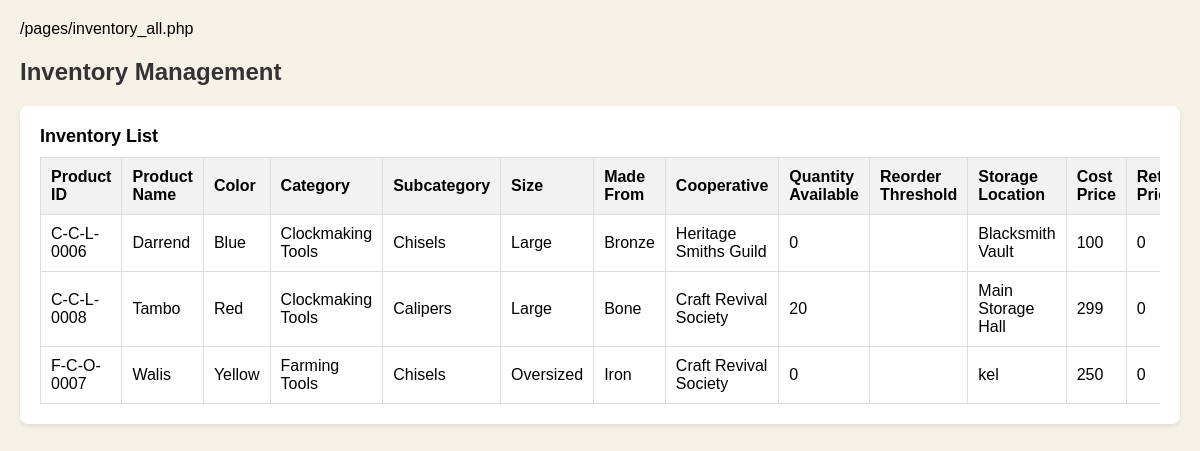
The app's page /pages/inventory_all.php (signed in) with its own data.
### tables this page shows
CREATE TABLE `tblinventory` (
  `inventory_id` int(11) NOT NULL AUTO_INCREMENT,
  `product_id` varchar(128) DEFAULT '',
  `product_name` varchar(128) DEFAULT '',
  `color` varchar(128) DEFAULT '',
  `categoryid` int(11) DEFAULT 0,
  `subcategoryid` int(11) DEFAULT 0,
  `sizesid` int(11) DEFAULT 0,
  `madefromid` int(11) DEFAULT 0,
  `cooperativeid` int(11) DEFAULT 0,
  `qty_available` double DEFAULT 0,
  `reorder_threshold` varchar(128) DEFAULT '',
  `storageid` int(11) DEFAULT 0,
  `cost_price` double DEFAULT 0,
  `retail_price` double DEFAULT 0,
  `unitid` int(11) DEFAULT 0,
  `created_at` timestamp NOT NULL DEFAULT current_timestamp(),
  `current_stock` double DEFAULT 0,
  `current_stock_date` datetime DEFAULT NULL,
  `new_stock` double DEFAULT 0,
  `new_stock_date` datetime DEFAULT NULL,
  `total_stock` double DEFAULT 0,
  PRIMARY KEY (`inventory_id`)
);

CREATE TABLE `tblcategory` (
  `categoryid` int(11) NOT NULL AUTO_INCREMENT,
  `category` varchar(128) DEFAULT '',
  `is_archived` varchar(128) DEFAULT 'No',
  PRIMARY KEY (`categoryid`)
);

CREATE TABLE `tblsubcategory` (
  `subcategoryid` int(11) NOT NULL AUTO_INCREMENT,
  `subcategory` varchar(128) DEFAULT '',
  `is_archived` varchar(128) DEFAULT 'No',
  PRIMARY KEY (`subcategoryid`)
);

CREATE TABLE `tblsizes` (
  `sizesid` int(11) NOT NULL AUTO_INCREMENT,
  `size` varchar(128) DEFAULT '',
  `is_archived` varchar(128) DEFAULT 'No',
  PRIMARY KEY (`sizesid`)
);

CREATE TABLE `tblmadefrom` (
  `madefromid` int(11) NOT NULL AUTO_INCREMENT,
  `madefrom` varchar(128) DEFAULT '',
  `is_archived` varchar(128) DEFAULT 'No',
  PRIMARY KEY (`madefromid`)
);

CREATE TABLE `tblcooperative` (
  `cooperativeid` int(11) NOT NULL AUTO_INCREMENT,
  `cooperative` varchar(128) DEFAULT '',
  `is_archived` varchar(128) DEFAULT 'No',
  PRIMARY KEY (`cooperativeid`)
);

CREATE TABLE `tblstorage` (
  `storageid` int(11) NOT NULL AUTO_INCREMENT,
  `storage` varchar(128) DEFAULT '',
  `is_archived` varchar(128) DEFAULT 'No',
  PRIMARY KEY (`storageid`)
);

### pages/inventory_all.php (the view, shortened to what this page needs)
<?php include('../includes/init.php'); ?>
<h2>Inventory Management</h2>
<div class="container">
    <div class="section-title">Inventory List</div>
    <div class="table-responsive">
        <table>
            <thead>
                <tr>
                    <th>Product ID</th>
                    <th>Product Name</th>
                    <th>Color</th>
                    <th>Category</th>
                    <th>Subcategory</th>
                    <th>Size</th>
                    <th>Made From</th>
                    <th>Cooperative</th>
                    <th>Quantity Available</th>
                    <th>Reorder Threshold</th>
                    <th>Storage Location</th>
                    <th>Cost Price</th>
                    <th>Retail Price</th>
                </tr>
            </thead>
            <tbody>
                <?php
                $query = "
                    SELECT
                        i.product_id,
                        i.product_name,
                        i.color,
                        c.category,
                        sc.subcategory,
                        s.size,
                        mf.madefrom,
                        coop.cooperative,
                        i.qty_available,
                        i.reorder_threshold,
                        st.storage,
                        i.cost_price,
                        i.retail_price,
                        u.unit,
                        i.current_stock,
                        i.new_stock,
                        i.total_stock,
                        i.inventory_id
                    FROM tblinventory i
                    LEFT JOIN tblcategory c ON i.categoryid = c.categoryid
                    LEFT JOIN tblsubcategory sc ON i.subcategoryid = sc.subcategoryid
                    LEFT JOIN tblsizes s ON i.sizesid = s.sizesid
                    LEFT JOIN tblmadefrom mf ON i.madefromid = mf.madefromid
                    LEFT JOIN tblcooperative coop ON i.cooperativeid = coop.cooperativeid
                    LEFT JOIN tblstorage st ON i.storageid = st.storageid
                    LEFT JOIN tblunit u ON i.unitid = u.unitid
                    ORDER BY i.product_name ASC
                ";
                $result = mysqli_query($db_connection, $query);
                while ($row = mysqli_fetch_assoc($result)) {
                    echo "<tr>
                        <td>" . htmlspecialchars($row['product_id']) . "</td>
                        <td>" . htmlspecialchars($row['product_name']) . "</td>
                        <td>" . htmlspecialchars($row['color']) . "</td>
                        <td>" . htmlspecialchars($row['category']) . "</td>
                        <td>" . htmlspecialchars($row['subcategory']) . "</td>
                        <td>" . htmlspecialchars($row['size']) . "</td>
                        <td>" . htmlspecialchars($row['madefrom']) . "</td>
                        <td>" . htmlspecialchars($row['cooperative']) . "</td>
                        <td>" . htmlspecialchars($row['qty_available']) . "</td>
                        <td>" . htmlspecialchars($row['reorder_threshold']) . "</td>
                        <td>" . htmlspecialchars($row['storage']) . "</td>
                        <td>" . htmlspecialchars($row['cost_price']) . "</td>
                        <td>" . htmlspecialchars($row['retail_price']) . "</td>
                        <td>" . htmlspecialchars($row['unit']) . "</td>
                        <td>" . htmlspecialchars($row['current_stock']) . "</td>
                        <td>" . htmlspecialchars($row['new_stock']) . "</td>
                        <td>" . htmlspecialchars($row['total_stock']) . "</td>
                        <td>";
                    echo "</td>
                    </tr>";
                }
                ?>
            </tbody>
        </table>
    </div>
</div>

### pages/inventory_all.php (style rules this page uses)
h2 { color: #333; }
.container { background-color: white; padding: 20px; margin-bottom: 20px; border-radius: 8px; box-shadow: 0 2px 4px rgba(0, 0, 0, 0.1); }
.section-title { font-weight: bold; font-size: 18px; margin-bottom: 10px; }
.table-responsive { overflow-x: auto; -webkit-overflow-scrolling: touch; }
table { width: 100%; border-collapse: collapse; }
th, td { padding: 10px; border: 1px solid #ddd; text-align: left; }
th { background-color: #f2f2f2; }

### records on screen
tblinventory: product "C-C-L-0006", product_name "Darrend", color "Blue", categoryid.category "Clockmaking Tools", subcategoryid.subcategory "Chisels", sizesid.size "Large", madefromid.madefrom "Bronze", cooperativeid.cooperative "Heritage Smiths Guild", qty_available "0", storageid.storage "Blacksmith Vault", cost_price "100", retail_price "0"
tblinventory: product "C-C-L-0008", product_name "Tambo", color "Red", categoryid.category "Clockmaking Tools", subcategoryid.subcategory "Calipers", sizesid.size "Large", madefromid.madefrom "Bone", cooperativeid.cooperative "Craft Revival Society", qty_available "20", storageid.storage "Main Storage Hall", cost_price "299", retail_price "0"
tblinventory: product "F-C-O-0007", product_name "Walis", color "Yellow", categoryid.category "Farming Tools", subcategoryid.subcategory "Chisels", sizesid.size "Oversized", madefromid.madefrom "Iron", cooperativeid.cooperative "Craft Revival Society", qty_available "0", storageid.storage "kel", cost_price "250", retail_price "0"
